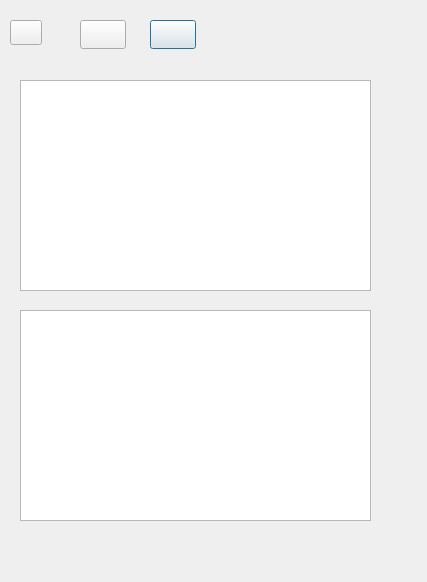
<?xml version="1.0" encoding="UTF-8"?>
<ui version="4.0">
 <class>CodeGenerator</class>
 <widget class="QDialog" name="CodeGenerator">
  <property name="geometry">
   <rect>
    <x>0</x>
    <y>0</y>
    <width>427</width>
    <height>582</height>
   </rect>
  </property>
  <property name="windowTitle">
   <string>Dialog</string>
  </property>
  <widget class="QPushButton" name="LED">
   <property name="geometry">
    <rect>
     <x>10</x>
     <y>20</y>
     <width>32</width>
     <height>25</height>
    </rect>
   </property>
   <property name="sizePolicy">
    <sizepolicy hsizetype="Fixed" vsizetype="Fixed">
     <horstretch>20</horstretch>
     <verstretch>20</verstretch>
    </sizepolicy>
   </property>
   <property name="text">
    <string/>
   </property>
  </widget>
  <widget class="QPushButton" name="pushExit">
   <property name="geometry">
    <rect>
     <x>80</x>
     <y>20</y>
     <width>46</width>
     <height>29</height>
    </rect>
   </property>
   <property name="sizePolicy">
    <sizepolicy hsizetype="Expanding" vsizetype="Expanding">
     <horstretch>0</horstretch>
     <verstretch>0</verstretch>
    </sizepolicy>
   </property>
   <property name="toolTip">
    <string>&lt;html&gt;&lt;head/&gt;&lt;body&gt;&lt;p&gt;- compiles into all available code languages&lt;/p&gt;&lt;p&gt;- writes equations and variables as well as index file&lt;/p&gt;&lt;p&gt;- generates latex files with dot graphs&lt;/p&gt;&lt;/body&gt;&lt;/html&gt;</string>
   </property>
   <property name="text">
    <string/>
   </property>
   <property name="autoDefault">
    <bool>false</bool>
   </property>
   <property name="default">
    <bool>true</bool>
   </property>
  </widget>
  <widget class="QPlainTextEdit" name="textStdout">
   <property name="geometry">
    <rect>
     <x>20</x>
     <y>80</y>
     <width>351</width>
     <height>211</height>
    </rect>
   </property>
  </widget>
  <widget class="QPushButton" name="pushInfo">
   <property name="geometry">
    <rect>
     <x>150</x>
     <y>20</y>
     <width>46</width>
     <height>29</height>
    </rect>
   </property>
   <property name="sizePolicy">
    <sizepolicy hsizetype="Expanding" vsizetype="Expanding">
     <horstretch>0</horstretch>
     <verstretch>0</verstretch>
    </sizepolicy>
   </property>
   <property name="toolTip">
    <string>&lt;html&gt;&lt;head/&gt;&lt;body&gt;&lt;p&gt;- compiles into all available code languages&lt;/p&gt;&lt;p&gt;- writes equations and variables as well as index file&lt;/p&gt;&lt;p&gt;- generates latex files with dot graphs&lt;/p&gt;&lt;/body&gt;&lt;/html&gt;</string>
   </property>
   <property name="text">
    <string/>
   </property>
   <property name="autoDefault">
    <bool>false</bool>
   </property>
   <property name="default">
    <bool>true</bool>
   </property>
  </widget>
  <widget class="QPlainTextEdit" name="textStderr">
   <property name="geometry">
    <rect>
     <x>20</x>
     <y>310</y>
     <width>351</width>
     <height>211</height>
    </rect>
   </property>
  </widget>
 </widget>
 <resources/>
 <connections/>
</ui>
